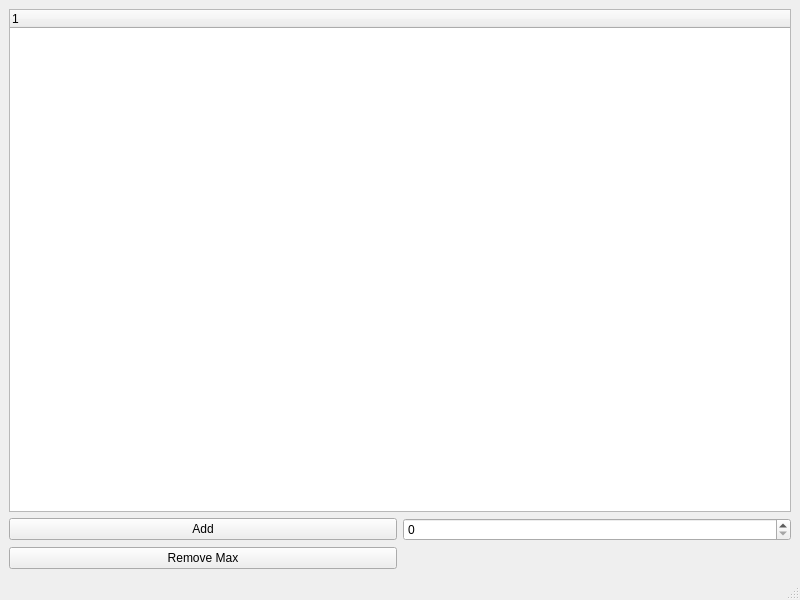
<?xml version="1.0" encoding="UTF-8"?>
<ui version="4.0">
 <class>MainWindow</class>
 <widget class="QMainWindow" name="MainWindow">
  <property name="geometry">
   <rect>
    <x>0</x>
    <y>0</y>
    <width>800</width>
    <height>600</height>
   </rect>
  </property>
  <property name="windowTitle">
   <string>MainWindow</string>
  </property>
  <widget class="QWidget" name="centralwidget">
   <layout class="QVBoxLayout" name="verticalLayout">
    <item>
     <layout class="QHBoxLayout" name="horizontalLayout">
      <item>
       <layout class="QVBoxLayout" name="v1">
        <item>
         <widget class="QTreeWidget" name="treeWidget">
          <column>
           <property name="text">
            <string notr="true">1</string>
           </property>
          </column>
         </widget>
        </item>
        <item>
         <layout class="QGridLayout" name="gridLayout">
          <item row="0" column="0">
           <widget class="QPushButton" name="addBtn">
            <property name="text">
             <string>Add</string>
            </property>
           </widget>
          </item>
          <item row="0" column="1">
           <widget class="QSpinBox" name="spinBox"/>
          </item>
          <item row="1" column="0">
           <widget class="QPushButton" name="removeBtn">
            <property name="text">
             <string>Remove Max</string>
            </property>
           </widget>
          </item>
         </layout>
        </item>
       </layout>
      </item>
     </layout>
    </item>
   </layout>
  </widget>
  <widget class="QMenuBar" name="menubar">
   <property name="geometry">
    <rect>
     <x>0</x>
     <y>0</y>
     <width>800</width>
     <height>30</height>
    </rect>
   </property>
  </widget>
  <widget class="QStatusBar" name="statusbar"/>
 </widget>
 <resources/>
 <connections/>
</ui>
